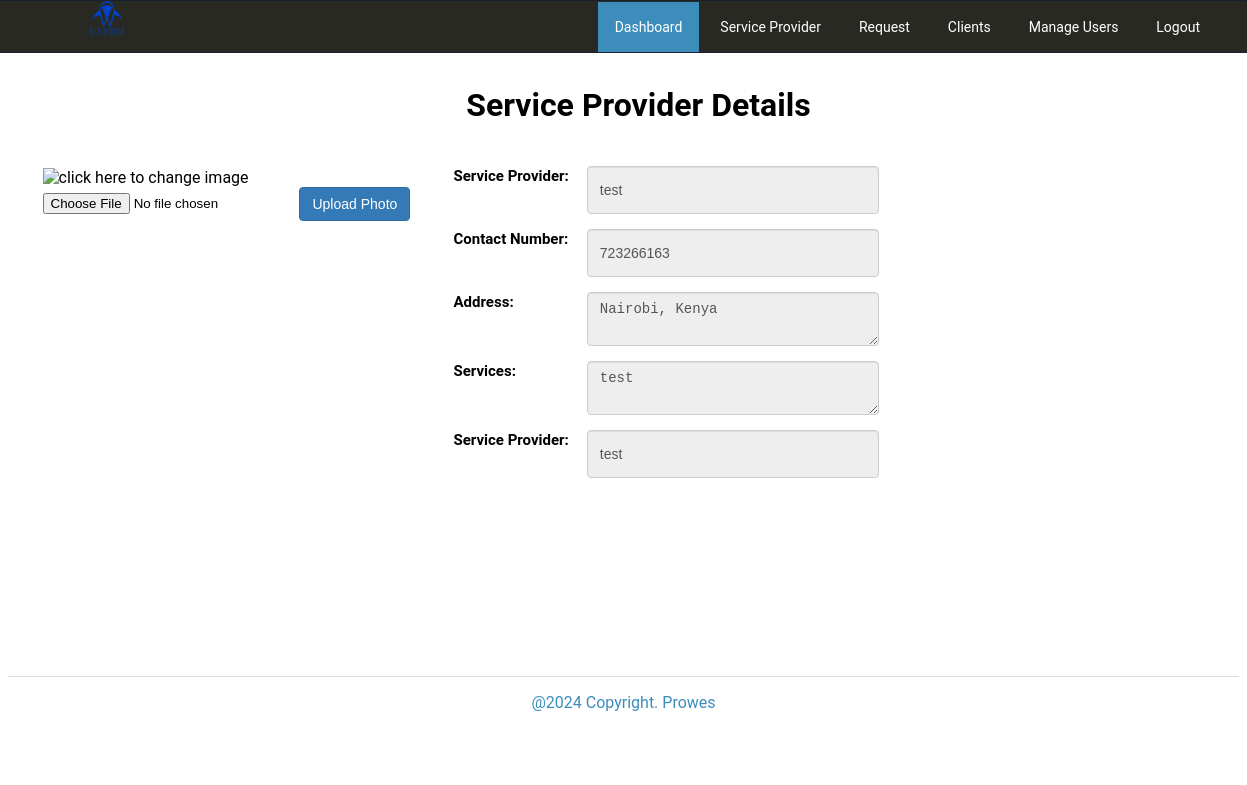
Before: /admin/services/index.php?view=view&id=10 (signed in) with the older database file.
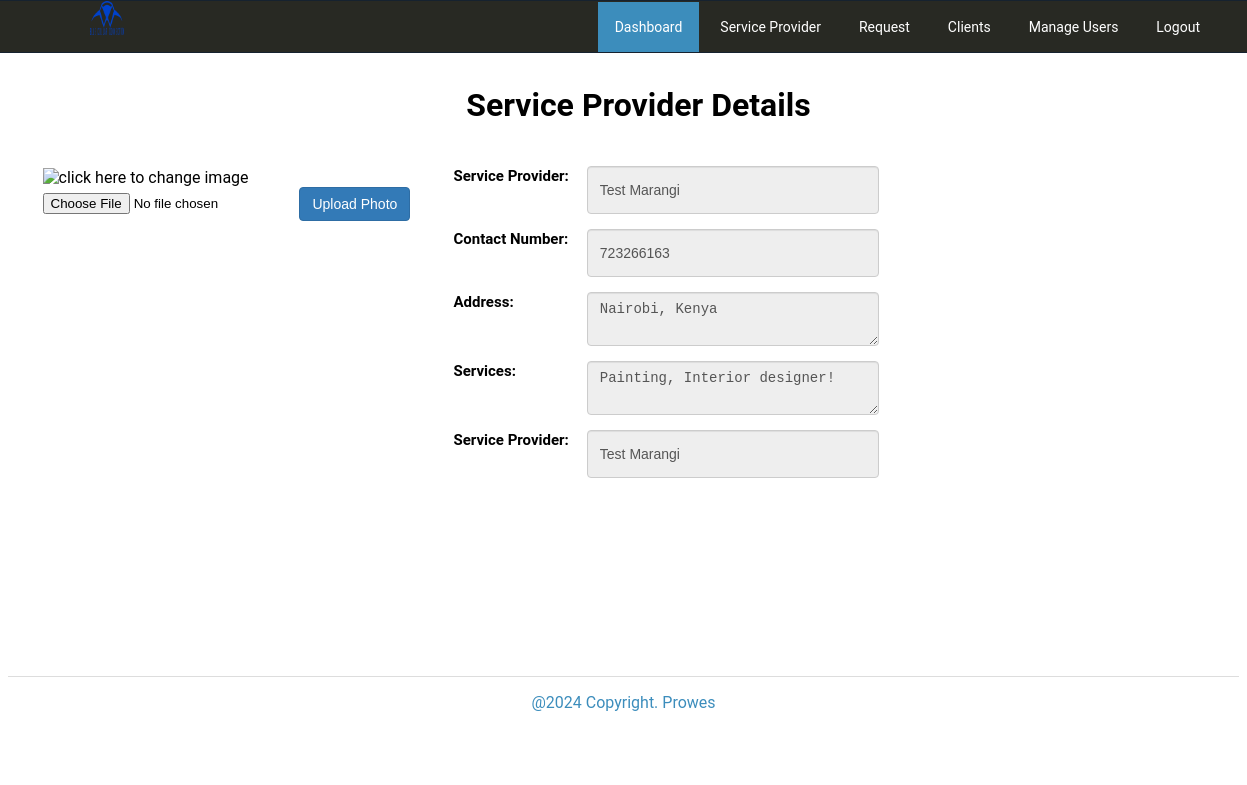
After: the same page with the newer database file.
### tables this page shows
CREATE TABLE `tblserviceprovider` (
  `ServiceID` int(11) NOT NULL,
  `ServiceName` varchar(90) NOT NULL,
  `ServiceContact` varchar(30) NOT NULL,
  `ServiceAddress` text NOT NULL,
  `lat` double NOT NULL DEFAULT 0,
  `lng` double NOT NULL DEFAULT 0,
  `Services` text NOT NULL,
  `EmailAddress` varchar(90) NOT NULL DEFAULT 'ma5755333@gmail.com',
  `spUsername` varchar(90) NOT NULL,
  `spPassword` varchar(90) NOT NULL,
  `Status` varchar(90) NOT NULL DEFAULT 'Confirmed',
  `PicLoc` text NOT NULL
);

### admin/services/index.php (called while the page is built, shortened)
<?php
require_once("../nav/navigation.php");
?>

### includes/database.php (called while the page is built, shortened)
<?php
class Database
{
    public $sql_string = '';
    private $conn;
    public function open_connection()
    {
        $this->conn = new mysqli(server, user, pass, database_name);
    }
    public function setQuery($sql = '')
    {
        $this->sql_string = $sql;
    }
    public function executeQuery()
    {
        $result = $this->conn->query($this->sql_string);
        return $result;
    }
    private function confirm_query($result)
    {
        return $result;
    }
    public function loadSingleResult()
    {
        $cur = $this->executeQuery();
        while ($row = $cur->fetch_object()) {
            return $data = $row;
        }
    }
}
$mydb = new Database();
?>

### includes/serviceprovider.php (called while the page is built, shortened)
<?php
require_once(LIB_PATH.DS.'database.php');
class ServiceProvider{
	protected static $tbl_name = "tblserviceprovider";
	function single_provider($id=0){
			global $mydb;
			$mydb->setQuery("SELECT * FROM ".self::$tbl_name." Where ServiceID= {$id} LIMIT 1");
			$cur = $mydb->loadSingleResult();
			return $cur;
	}
}
?>

### admin/services/view.php (the view, shortened to what this page needs)
<?php
$id = isset($_GET['id']) ? $_GET['id'] : '';
  $sp = New ServiceProvider();
  $res = $sp->single_provider($id);
  ?>
<div class="container">
  <h1 style="text-align: center;"><strong>Service Provider Details</strong></h1><br>
    <div class="row no-gutters">
        <div class="col-md-4">
            <form action="controller.php?action=photos" enctype="multipart/form-data" method="post" style="padding: 3px 4px;">
              <div>
                <img alt="click here to change image" style="width: 100%;height: 350px;"
                 title=""  src="<?php echo web_root.'images/'. $res->PicLoc;?>"  >
              </div>
              <div>
                                  "hidden" value="1000000"> <input id=
                                  "photo" name="photo" type=
                                  "file">
                 <button class="btn btn-primary"
                        name="savephoto" type="submit">Upload Photo</button>
              </div>
           </form>
        </div>
        <div class="col-md-8">
                            <div class="col-md-3"></div>
                <div class="col-md-6">
                    <div class="form-group row no-gutters">
                      <label class="col-md-4 label" for=
                      "ServiceName">Service Provider:</label>
                      <div class="col-md-8">
                         <input class="form-control input-sm" id="ServiceName" name="ServiceName" placeholder=
                            "Service Provider" type="text" value="<?php echo $res->ServiceName ?>" readonly>
                      </div>
                    </div>
                    <div class="form-group row no-gutters">
                      <label class="col-md-4 label" for=
                      "ServiceContact">Contact Number:</label>
                      <div class="col-md-8">
                         <input class="form-control input-sm" id="ServiceContact" name="ServiceContact" placeholder=
                            "Contact Number" type="text" value="<?php echo $res->ServiceContact ?>" readonly>
                      </div>
                    </div>
                    <div class="form-group row no-gutters">
                      <label class="col-md-4 label" for=
                      "ServiceAddress">Address:</label>
                      <div class="col-md-8">
                         <textarea class="form-control input-sm" id="ServiceAddress" name="ServiceAddress" placeholder=
                            "Address"  readonly><?php echo $res->ServiceAddress ?></textarea>
                      </div>
                    </div>
                    <div class="form-group row no-gutters">
                      <label class="col-md-4 label" for=
                      "Services">Services:</label>
                      <div class="col-md-8">
                         <textarea class="form-control input-sm" id="Services" name="Services" placeholder=
                            "Services"  readonly><?php echo $res->Services ?></textarea>
                      </div>
                    </div>
                     <div class="form-group row no-gutters">
                      <label class="col-md-4 label" for=
                      "spUsername">Service Provider:</label>
                      <div class="col-md-8">
                         <input class="form-control input-sm" id="spUsername" name="spUsername" placeholder=
                            "Username" type="text" value="<?php echo $res->spUsername ?>" readonly>
                      </div>
                    </div>
                </div>
                <div class="col-md-3"></div>
                </div>
        </div>
    </div>
</div>

Changed rows visible on the page:
changed tblserviceprovider "Nairobi, Kenya": ServiceName "test" → "Test Marangi"; Services "test" → "Painting, Interior designer!"; spUsername "test" → "Test Marangi"
